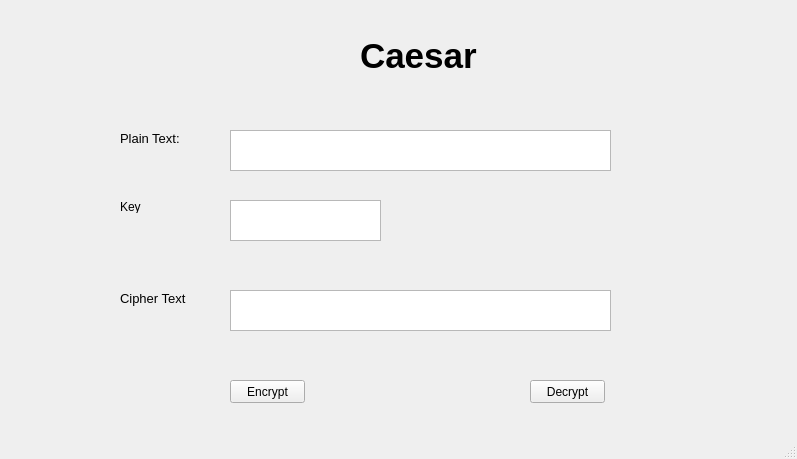
<?xml version="1.0" encoding="UTF-8"?>
<ui version="4.0">
 <class>MainWindow</class>
 <widget class="QMainWindow" name="MainWindow">
  <property name="geometry">
   <rect>
    <x>0</x>
    <y>0</y>
    <width>797</width>
    <height>459</height>
   </rect>
  </property>
  <property name="windowTitle">
   <string>MainWindow</string>
  </property>
  <widget class="QWidget" name="centralwidget">
   <widget class="QLabel" name="label">
    <property name="geometry">
     <rect>
      <x>120</x>
      <y>130</y>
      <width>61</width>
      <height>16</height>
     </rect>
    </property>
    <property name="font">
     <font>
      <pointsize>10</pointsize>
     </font>
    </property>
    <property name="text">
     <string>Plain Text:</string>
    </property>
   </widget>
   <widget class="QLabel" name="label_2">
    <property name="geometry">
     <rect>
      <x>120</x>
      <y>200</y>
      <width>47</width>
      <height>13</height>
     </rect>
    </property>
    <property name="text">
     <string>Key</string>
    </property>
   </widget>
   <widget class="QLabel" name="label_3">
    <property name="geometry">
     <rect>
      <x>120</x>
      <y>290</y>
      <width>71</width>
      <height>16</height>
     </rect>
    </property>
    <property name="font">
     <font>
      <pointsize>10</pointsize>
     </font>
    </property>
    <property name="text">
     <string>Cipher Text</string>
    </property>
   </widget>
   <widget class="QLabel" name="label_4">
    <property name="geometry">
     <rect>
      <x>360</x>
      <y>30</y>
      <width>131</width>
      <height>51</height>
     </rect>
    </property>
    <property name="font">
     <font>
      <pointsize>26</pointsize>
      <weight>75</weight>
      <bold>true</bold>
     </font>
    </property>
    <property name="text">
     <string>Caesar</string>
    </property>
   </widget>
   <widget class="QPlainTextEdit" name="txt_plain">
    <property name="geometry">
     <rect>
      <x>230</x>
      <y>130</y>
      <width>381</width>
      <height>41</height>
     </rect>
    </property>
   </widget>
   <widget class="QPlainTextEdit" name="txt_key">
    <property name="geometry">
     <rect>
      <x>230</x>
      <y>200</y>
      <width>151</width>
      <height>41</height>
     </rect>
    </property>
   </widget>
   <widget class="QPlainTextEdit" name="txt_cipher">
    <property name="geometry">
     <rect>
      <x>230</x>
      <y>290</y>
      <width>381</width>
      <height>41</height>
     </rect>
    </property>
   </widget>
   <widget class="QPushButton" name="btn_enc">
    <property name="geometry">
     <rect>
      <x>230</x>
      <y>380</y>
      <width>75</width>
      <height>23</height>
     </rect>
    </property>
    <property name="text">
     <string>Encrypt</string>
    </property>
   </widget>
   <widget class="QPushButton" name="btn_dec">
    <property name="geometry">
     <rect>
      <x>530</x>
      <y>380</y>
      <width>75</width>
      <height>23</height>
     </rect>
    </property>
    <property name="text">
     <string>Decrypt</string>
    </property>
   </widget>
  </widget>
  <widget class="QStatusBar" name="statusbar"/>
 </widget>
 <resources/>
 <connections/>
</ui>
